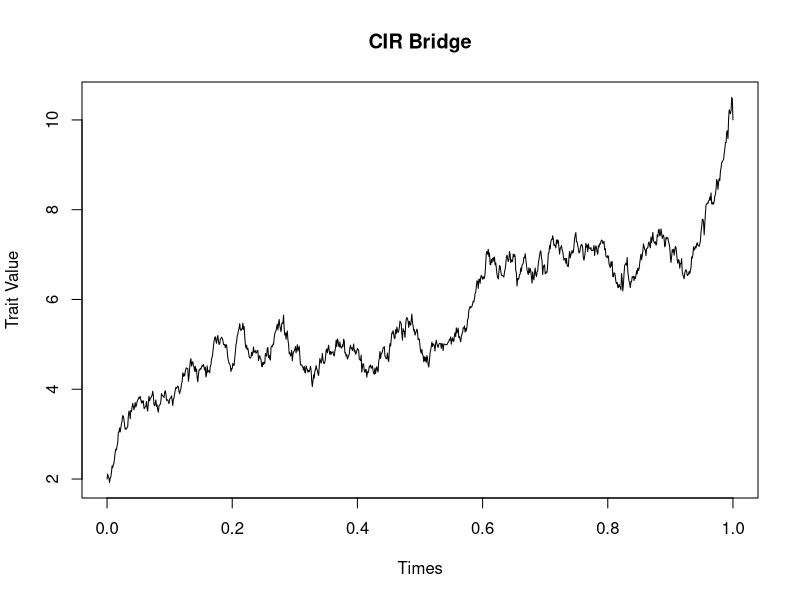
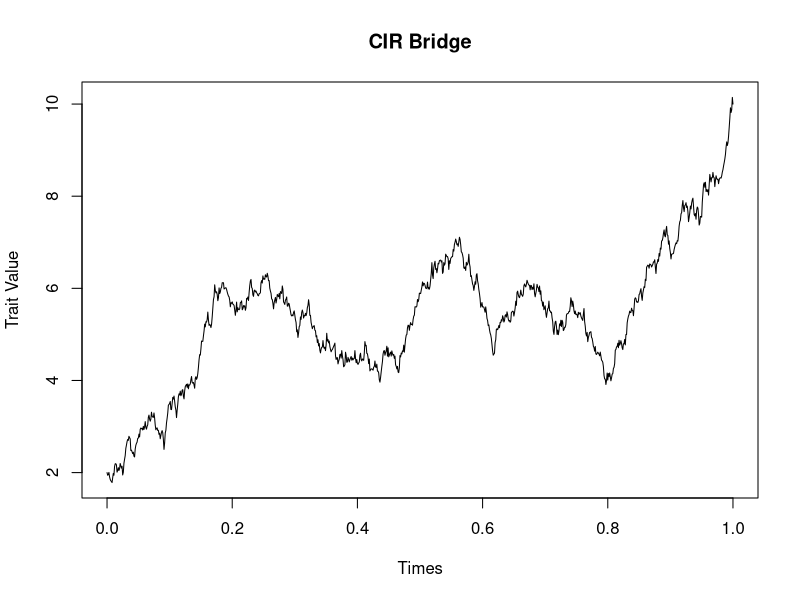
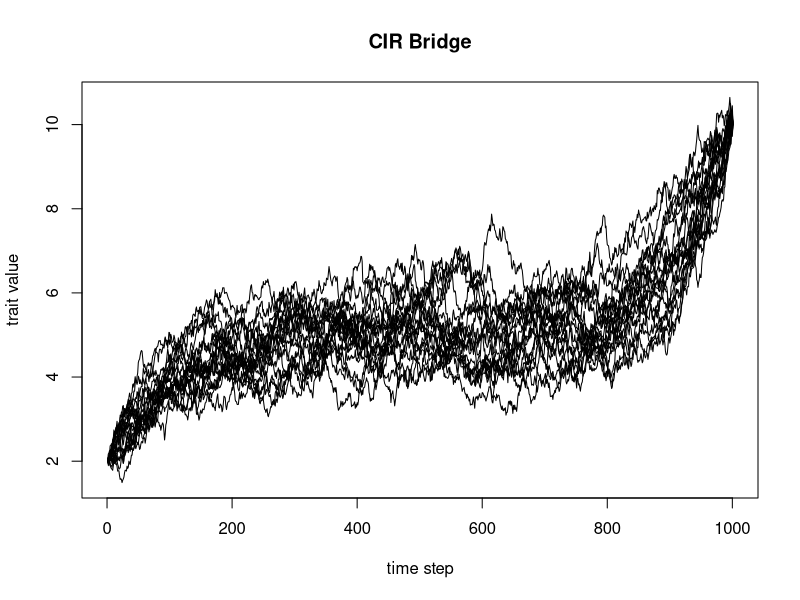

The R source for these figures, in order:
rm(list=ls())
A<-function(x,t,alpha=alpha,theta=theta,a=a,T=T){
  jx<- 4*alpha*sqrt(x*a*T*exp(-alpha*(T-t)))/(sigma^2*(1-exp(-alpha*(T-t))))
  J1<-besselI(x=jx,nu=2*alpha*theta/sigma^2)
  #besselI(x=760,nu=2*alpha*theta/sigma^2)
  #Inf
  J2<-besselI(x=jx, nu=2*alpha*theta/sigma^2-1)
  J1J2<-J1/J2
  if(!is.finite(J1) || !is.finite(J2)){J1J2 <-1} 
  Ax<- alpha*(theta-x) + 2*alpha*x/(1-exp(-alpha*(T-t)))*(sqrt(a*T/x*exp(-alpha*(T-t)))*J1J2-exp(-alpha*(T-t)))
  return(Ax)
}


B<-function(x,sigma=sigma,p=p){
  return(sigma^2*x^p)
}

alpha = 10
theta = 5
sigma = 2
x0 = 2
a = 10
T = 1
q = 2*alpha*theta/sigma^2 - 1

L = 1000
delta = T/L

# condition for the approximation to have strong convergence
check <- sigma^2*q^2/8  >  max(3*alpha,2*sigma)
check
noise <- rnorm(n=L-1,mean=0,sd=sqrt(delta))

y<-array(0,c(L+1))
y[1]<-x0

for (Index in 2:L){
  #    Index<-L
  #    print(c(Index,A(x=y[Index-1],t=(Index-2)*delta,alpha=alpha,theta=theta,a=a,T=T)))
  y[Index] <- abs(y[Index-1] + A(y[Index-1],(Index-2)*delta,alpha=alpha,theta=theta,a=a,T=T)*delta + sqrt(B(y[Index-1],sigma=sigma,p=0.6))*noise[Index-1])
}
y[L+1]<-a*T
tail(y)
steps<-seq(0*delta,L*delta,by=delta)

plot(steps,y,type="l",main="CIR Bridge", xlab="Times", ylab="Trait Value")


##########################
sims<-20
y.array<-array(0,c(sims,L+1))

for(simIndex in 1:sims){
  noise <- rnorm(n=L-1,mean=0,sd=sqrt(delta))
  y<-array(0,c(L+1))
  y[1]<-x0
  for (Index in 2:L){
  #    Index<-L
  #    print(c(Index,A(x=y[Index-1],t=(Index-2)*delta,alpha=alpha,theta=theta,a=a,T=T)))
    y[Index] <- abs(y[Index-1] + A(y[Index-1],(Index-2)*delta,alpha=alpha,theta=theta,a=a,T=T)*delta + sqrt(B(y[Index-1],sigma=sigma,p=0.6))*noise[Index-1])
    }
  y[L+1]<-a*T
  y.array[simIndex,]<-y
  }
steps<-seq(0*delta,L*delta,by=delta)
plot(steps,y.array[1,],type="l",main="CIR Bridge", xlab="Times", ylab="Trait Value")

plot(NA,xlim=c(0,length(y)), ylim=c(min(y.array),max(y.array)),xlab="time step",ylab="trait value", main="CIR Bridge")
for(simIndex in 1:sims){
  lines(1:(L+1),y.array[simIndex,],type = "l")
}
